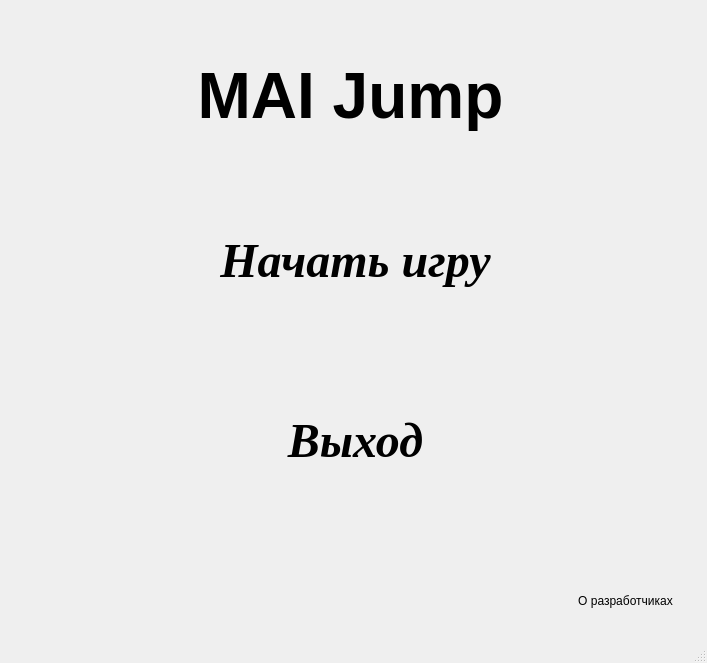
<?xml version="1.0" encoding="UTF-8"?>
<ui version="4.0">
 <class>MainWindow</class>
 <widget class="QMainWindow" name="MainWindow">
  <property name="geometry">
   <rect>
    <x>0</x>
    <y>0</y>
    <width>707</width>
    <height>663</height>
   </rect>
  </property>
  <property name="windowTitle">
   <string>MainWindow</string>
  </property>
  <widget class="QWidget" name="centralwidget">
   <widget class="QPushButton" name="pushButton">
    <property name="geometry">
     <rect>
      <x>110</x>
      <y>210</y>
      <width>491</width>
      <height>101</height>
     </rect>
    </property>
    <property name="font">
     <font>
      <family>Times New Roman</family>
      <pointsize>36</pointsize>
      <weight>75</weight>
      <italic>true</italic>
      <bold>true</bold>
     </font>
    </property>
    <property name="text">
     <string>Начать игру</string>
    </property>
    <property name="flat">
     <bool>true</bool>
    </property>
   </widget>
   <widget class="QPushButton" name="pushButton_3">
    <property name="geometry">
     <rect>
      <x>110</x>
      <y>390</y>
      <width>491</width>
      <height>101</height>
     </rect>
    </property>
    <property name="font">
     <font>
      <family>Times New Roman</family>
      <pointsize>36</pointsize>
      <weight>75</weight>
      <italic>true</italic>
      <bold>true</bold>
     </font>
    </property>
    <property name="text">
     <string>Выход</string>
    </property>
    <property name="autoDefault">
     <bool>false</bool>
    </property>
    <property name="flat">
     <bool>true</bool>
    </property>
   </widget>
   <widget class="QLabel" name="label">
    <property name="geometry">
     <rect>
      <x>0</x>
      <y>50</y>
      <width>701</width>
      <height>91</height>
     </rect>
    </property>
    <property name="font">
     <font>
      <pointsize>48</pointsize>
      <weight>75</weight>
      <bold>true</bold>
     </font>
    </property>
    <property name="text">
     <string>MAI Jump</string>
    </property>
    <property name="alignment">
     <set>Qt::AlignCenter</set>
    </property>
   </widget>
   <widget class="QPushButton" name="pushButton_2">
    <property name="geometry">
     <rect>
      <x>560</x>
      <y>580</y>
      <width>131</width>
      <height>41</height>
     </rect>
    </property>
    <property name="text">
     <string>О разработчиках</string>
    </property>
    <property name="flat">
     <bool>true</bool>
    </property>
   </widget>
  </widget>
  <widget class="QMenuBar" name="menubar">
   <property name="geometry">
    <rect>
     <x>0</x>
     <y>0</y>
     <width>707</width>
     <height>21</height>
    </rect>
   </property>
  </widget>
  <widget class="QStatusBar" name="statusbar"/>
 </widget>
 <resources/>
 <connections/>
</ui>
